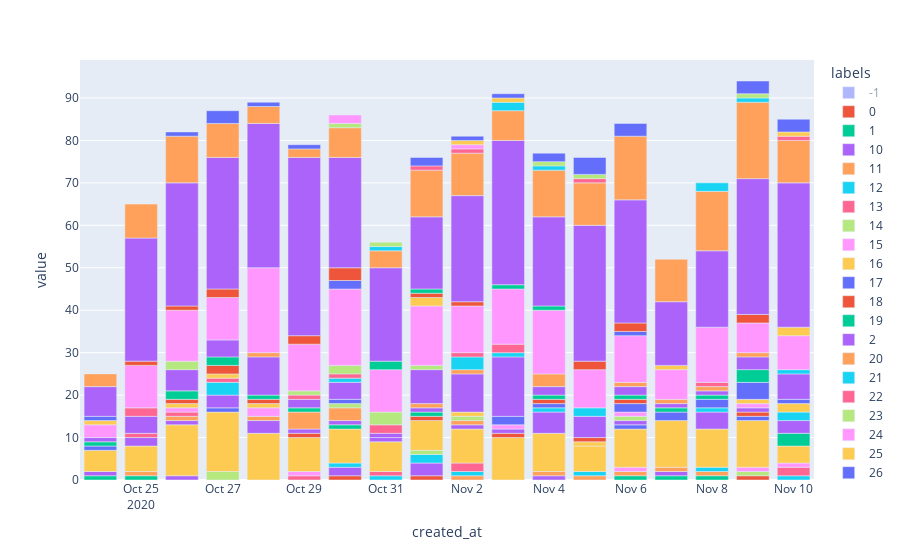

This figure's notebook cell:
### Code cell
bar_plot(_res)

### Figure 1 — Plotly figure (JSON) as saved in the notebook; plotly's stock layout.template omitted (floating-point values rounded to 4 significant figures)
{"data": [{"alignmentgroup": "True", "hovertemplate": "labels=-1<br>created_at=%{x}<br>value=%{y}<extra></extra>", "legendgroup": "-1", "marker": {"color": "#636efa"}, "name": "-1", "offsetgroup": "-1", "orientation": "v", "showlegend": true, "textposition": "auto", "type": "bar", "visible": "legendonly", "x": ["2020-10-24", "2020-10-25", "2020-10-26", "2020-10-27", "2020-10-28", "2020-10-29", "2020-10-30", "2020-10-31", "2020-11-01", "2020-11-02", "2020-11-03", "2020-11-04", "2020-11-05", "2020-11-06", "2020-11-07", "2020-11-08", "2020-11-09", "2020-11-10"], "xaxis": "x", "y": [4, 8, 5, 12, 11, 12, 7, 5, 4, 14, 13, 4, 10, 6, 5, 5, 12, 8], "yaxis": "y"}, {"alignmentgroup": "True", "hovertemplate": "labels=0<br>created_at=%{x}<br>value=%{y}<extra></extra>", "legendgroup": "0", "marker": {"color": "#EF553B"}, "name": "0", "offsetgroup": "0", "orientation": "v", "showlegend": true, "textposition": "auto", "type": "bar", "x": ["2020-10-24", "2020-10-25", "2020-10-26", "2020-10-27", "2020-10-28", "2020-10-29", "2020-10-30", "2020-10-31", "2020-11-01", "2020-11-02", "2020-11-03", "2020-11-04", "2020-11-05", "2020-11-06", "2020-11-07", "2020-11-08", "2020-11-09", "2020-11-10"], "xaxis": "x", "y": [null, null, null, null, null, null, 1, null, 1, null, null, null, null, null, null, null, 1, null], "yaxis": "y"}, {"alignmentgroup": "True", "hovertemplate": "labels=1<br>created_at=%{x}<br>value=%{y}<extra></extra>", "legendgroup": "1", "marker": {"color": "#00cc96"}, "name": "1", "offsetgroup": "1", "orientation": "v", "showlegend": true, "textposition": "auto", "type": "bar", "x": ["2020-10-24", "2020-10-25", "2020-10-26", "2020-10-27", "2020-10-28", "2020-10-29", "2020-10-30", "2020-10-31", "2020-11-01", "2020-11-02", "2020-11-03", "2020-11-04", "2020-11-05", "2020-11-06", "2020-11-07", "2020-11-08", "2020-11-09", "2020-11-10"], "xaxis": "x", "y": [1, 1, null, null, null, null, null, null, null, null, null, null, null, 1, 1, 1, null, null], "yaxis": "y"}, {"alignmentgroup": "True", "hovertemplate": "labels=10<br>created_at=%{x}<br>value=%{y}<extra></extra>", "legendgroup": "10", "marker": {"color": "#ab63fa"}, "name": "10", "offsetgroup": "10", "orientation": "v", "showlegend": true, "textposition": "auto", "type": "bar", "x": ["2020-10-24", "2020-10-25", "2020-10-26", "2020-10-27", "2020-10-28", "2020-10-29", "2020-10-30", "2020-10-31", "2020-11-01", "2020-11-02", "2020-11-03", "2020-11-04", "2020-11-05", "2020-11-06", "2020-11-07", "2020-11-08", "2020-11-09", "2020-11-10"], "xaxis": "x", "y": [1, null, 1, null, null, null, 2, null, 3, null, null, 1, null, null, 1, null, null, null], "yaxis": "y"}, {"alignmentgroup": "True", "hovertemplate": "labels=11<br>created_at=%{x}<br>value=%{y}<extra></extra>", "legendgroup": "11", "marker": {"color": "#FFA15A"}, "name": "11", "offsetgroup": "11", "orientation": "v", "showlegend": true, "textposition": "auto", "type": "bar", "x": ["2020-10-24", "2020-10-25", "2020-10-26", "2020-10-27", "2020-10-28", "2020-10-29", "2020-10-30", "2020-10-31", "2020-11-01", "2020-11-02", "2020-11-03", "2020-11-04", "2020-11-05", "2020-11-06", "2020-11-07", "2020-11-08", "2020-11-09", "2020-11-10"], "xaxis": "x", "y": [null, 1, null, null, null, null, null, null, null, 1, null, 1, 1, 1, 1, 1, null, null], "yaxis": "y"}, {"alignmentgroup": "True", "hovertemplate": "labels=12<br>created_at=%{x}<br>value=%{y}<extra></extra>", "legendgroup": "12", "marker": {"color": "#19d3f3"}, "name": "12", "offsetgroup": "12", "orientation": "v", "showlegend": true, "textposition": "auto", "type": "bar", "x": ["2020-10-24", "2020-10-25", "2020-10-26", "2020-10-27", "2020-10-28", "2020-10-29", "2020-10-30", "2020-10-31", "2020-11-01", "2020-11-02", "2020-11-03", "2020-11-04", "2020-11-05", "2020-11-06", "2020-11-07", "2020-11-08", "2020-11-09", "2020-11-10"], "xaxis": "x", "y": [null, null, null, null, null, null, 1, 1, 2, 1, null, null, 1, null, null, 1, null, 1], "yaxis": "y"}, {"alignmentgroup": "True", "hovertemplate": "labels=13<br>created_at=%{x}<br>value=%{y}<extra></extra>", "legendgroup": "13", "marker": {"color": "#FF6692"}, "name": "13", "offsetgroup": "13", "orientation": "v", "showlegend": true, "textposition": "auto", "type": "bar", "x": ["2020-10-24", "2020-10-25", "2020-10-26", "2020-10-27", "2020-10-28", "2020-10-29", "2020-10-30", "2020-10-31", "2020-11-01", "2020-11-02", "2020-11-03", "2020-11-04", "2020-11-05", "2020-11-06", "2020-11-07", "2020-11-08", "2020-11-09", "2020-11-10"], "xaxis": "x", "y": [null, null, null, null, null, 1, null, 1, null, 2, null, null, null, null, null, null, null, 2], "yaxis": "y"}, {"alignmentgroup": "True", "hovertemplate": "labels=14<br>created_at=%{x}<br>value=%{y}<extra></extra>", "legendgroup": "14", "marker": {"color": "#B6E880"}, "name": "14", "offsetgroup": "14", "orientation": "v", "showlegend": true, "textposition": "auto", "type": "bar", "x": ["2020-10-24", "2020-10-25", "2020-10-26", "2020-10-27", "2020-10-28", "2020-10-29", "2020-10-30", "2020-10-31", "2020-11-01", "2020-11-02", "2020-11-03", "2020-11-04", "2020-11-05", "2020-11-06", "2020-11-07", "2020-11-08", "2020-11-09", "2020-11-10"], "xaxis": "x", "y": [null, null, null, 2, null, null, null, null, 1, null, null, null, null, null, null, null, 1, null], "yaxis": "y"}, {"alignmentgroup": "True", "hovertemplate": "labels=15<br>created_at=%{x}<br>value=%{y}<extra></extra>", "legendgroup": "15", "marker": {"color": "#FF97FF"}, "name": "15", "offsetgroup": "15", "orientation": "v", "showlegend": true, "textposition": "auto", "type": "bar", "x": ["2020-10-24", "2020-10-25", "2020-10-26", "2020-10-27", "2020-10-28", "2020-10-29", "2020-10-30", "2020-10-31", "2020-11-01", "2020-11-02", "2020-11-03", "2020-11-04", "2020-11-05", "2020-11-06", "2020-11-07", "2020-11-08", "2020-11-09", "2020-11-10"], "xaxis": "x", "y": [null, null, null, null, null, 1, null, null, null, null, null, null, null, 1, null, null, 1, 1], "yaxis": "y"}, {"alignmentgroup": "True", "hovertemplate": "labels=16<br>created_at=%{x}<br>value=%{y}<extra></extra>", "legendgroup": "16", "marker": {"color": "#FECB52"}, "name": "16", "offsetgroup": "16", "orientation": "v", "showlegend": true, "textposition": "auto", "type": "bar", "x": ["2020-10-24", "2020-10-25", "2020-10-26", "2020-10-27", "2020-10-28", "2020-10-29", "2020-10-30", "2020-10-31", "2020-11-01", "2020-11-02", "2020-11-03", "2020-11-04", "2020-11-05", "2020-11-06", "2020-11-07", "2020-11-08", "2020-11-09", "2020-11-10"], "xaxis": "x", "y": [5, 6, 12, 14, 11, 8, 8, 7, 7, 8, 10, 9, 6, 9, 11, 9, 11, 4], "yaxis": "y"}, {"alignmentgroup": "True", "hovertemplate": "labels=17<br>created_at=%{x}<br>value=%{y}<extra></extra>", "legendgroup": "17", "marker": {"color": "#636efa"}, "name": "17", "offsetgroup": "17", "orientation": "v", "showlegend": true, "textposition": "auto", "type": "bar", "x": ["2020-10-24", "2020-10-25", "2020-10-26", "2020-10-27", "2020-10-28", "2020-10-29", "2020-10-30", "2020-10-31", "2020-11-01", "2020-11-02", "2020-11-03", "2020-11-04", "2020-11-05", "2020-11-06", "2020-11-07", "2020-11-08", "2020-11-09", "2020-11-10"], "xaxis": "x", "y": [1, null, null, 1, null, null, null, null, null, null, null, null, null, 1, null, null, 1, null], "yaxis": "y"}, {"alignmentgroup": "True", "hovertemplate": "labels=18<br>created_at=%{x}<br>value=%{y}<extra></extra>", "legendgroup": "18", "marker": {"color": "#EF553B"}, "name": "18", "offsetgroup": "18", "orientation": "v", "showlegend": true, "textposition": "auto", "type": "bar", "x": ["2020-10-24", "2020-10-25", "2020-10-26", "2020-10-27", "2020-10-28", "2020-10-29", "2020-10-30", "2020-10-31", "2020-11-01", "2020-11-02", "2020-11-03", "2020-11-04", "2020-11-05", "2020-11-06", "2020-11-07", "2020-11-08", "2020-11-09", "2020-11-10"], "xaxis": "x", "y": [null, null, null, null, null, 1, null, null, 1, null, 1, null, null, null, null, null, 1, null], "yaxis": "y"}, {"alignmentgroup": "True", "hovertemplate": "labels=19<br>created_at=%{x}<br>value=%{y}<extra></extra>", "legendgroup": "19", "marker": {"color": "#00cc96"}, "name": "19", "offsetgroup": "19", "orientation": "v", "showlegend": true, "textposition": "auto", "type": "bar", "x": ["2020-10-24", "2020-10-25", "2020-10-26", "2020-10-27", "2020-10-28", "2020-10-29", "2020-10-30", "2020-10-31", "2020-11-01", "2020-11-02", "2020-11-03", "2020-11-04", "2020-11-05", "2020-11-06", "2020-11-07", "2020-11-08", "2020-11-09", "2020-11-10"], "xaxis": "x", "y": [1, null, null, null, null, null, 1, null, 1, null, null, null, null, null, null, null, null, 3], "yaxis": "y"}, {"alignmentgroup": "True", "hovertemplate": "labels=2<br>created_at=%{x}<br>value=%{y}<extra></extra>", "legendgroup": "2", "marker": {"color": "#ab63fa"}, "name": "2", "offsetgroup": "2", "orientation": "v", "showlegend": true, "textposition": "auto", "type": "bar", "x": ["2020-10-24", "2020-10-25", "2020-10-26", "2020-10-27", "2020-10-28", "2020-10-29", "2020-10-30", "2020-10-31", "2020-11-01", "2020-11-02", "2020-11-03", "2020-11-04", "2020-11-05", "2020-11-06", "2020-11-07", "2020-11-08", "2020-11-09", "2020-11-10"], "xaxis": "x", "y": [null, 2, 1, 3, 3, 1, 1, 1, 1, 1, 1, 5, null, 1, null, 4, 1, 3], "yaxis": "y"}, {"alignmentgroup": "True", "hovertemplate": "labels=20<br>created_at=%{x}<br>value=%{y}<extra></extra>", "legendgroup": "20", "marker": {"color": "#FFA15A"}, "name": "20", "offsetgroup": "20", "orientation": "v", "showlegend": true, "textposition": "auto", "type": "bar", "x": ["2020-10-24", "2020-10-25", "2020-10-26", "2020-10-27", "2020-10-28", "2020-10-29", "2020-10-30", "2020-10-31", "2020-11-01", "2020-11-02", "2020-11-03", "2020-11-04", "2020-11-05", "2020-11-06", "2020-11-07", "2020-11-08", "2020-11-09", "2020-11-10"], "xaxis": "x", "y": [null, null, 1, null, 1, 4, 3, null, 1, 1, null, null, null, null, null, null, null, null], "yaxis": "y"}, {"alignmentgroup": "True", "hovertemplate": "labels=21<br>created_at=%{x}<br>value=%{y}<extra></extra>", "legendgroup": "21", "marker": {"color": "#19d3f3"}, "name": "21", "offsetgroup": "21", "orientation": "v", "showlegend": true, "textposition": "auto", "type": "bar", "x": ["2020-10-24", "2020-10-25", "2020-10-26", "2020-10-27", "2020-10-28", "2020-10-29", "2020-10-30", "2020-10-31", "2020-11-01", "2020-11-02", "2020-11-03", "2020-11-04", "2020-11-05", "2020-11-06", "2020-11-07", "2020-11-08", "2020-11-09", "2020-11-10"], "xaxis": "x", "y": [null, null, null, 3, null, null, null, null, null, null, null, 1, null, null, null, 1, null, 2], "yaxis": "y"}, {"alignmentgroup": "True", "hovertemplate": "labels=22<br>created_at=%{x}<br>value=%{y}<extra></extra>", "legendgroup": "22", "marker": {"color": "#FF6692"}, "name": "22", "offsetgroup": "22", "orientation": "v", "showlegend": true, "textposition": "auto", "type": "bar", "x": ["2020-10-24", "2020-10-25", "2020-10-26", "2020-10-27", "2020-10-28", "2020-10-29", "2020-10-30", "2020-10-31", "2020-11-01", "2020-11-02", "2020-11-03", "2020-11-04", "2020-11-05", "2020-11-06", "2020-11-07", "2020-11-08", "2020-11-09", "2020-11-10"], "xaxis": "x", "y": [null, 1, 1, 1, null, null, null, null, null, null, null, null, null, null, null, null, null, null], "yaxis": "y"}, {"alignmentgroup": "True", "hovertemplate": "labels=23<br>created_at=%{x}<br>value=%{y}<extra></extra>", "legendgroup": "23", "marker": {"color": "#B6E880"}, "name": "23", "offsetgroup": "23", "orientation": "v", "showlegend": true, "textposition": "auto", "type": "bar", "x": ["2020-10-24", "2020-10-25", "2020-10-26", "2020-10-27", "2020-10-28", "2020-10-29", "2020-10-30", "2020-10-31", "2020-11-01", "2020-11-02", "2020-11-03", "2020-11-04", "2020-11-05", "2020-11-06", "2020-11-07", "2020-11-08", "2020-11-09", "2020-11-10"], "xaxis": "x", "y": [null, null, null, null, null, null, 1, null, null, 1, null, null, null, 1, null, null, null, null], "yaxis": "y"}, {"alignmentgroup": "True", "hovertemplate": "labels=24<br>created_at=%{x}<br>value=%{y}<extra></extra>", "legendgroup": "24", "marker": {"color": "#FF97FF"}, "name": "24", "offsetgroup": "24", "orientation": "v", "showlegend": true, "textposition": "auto", "type": "bar", "x": ["2020-10-24", "2020-10-25", "2020-10-26", "2020-10-27", "2020-10-28", "2020-10-29", "2020-10-30", "2020-10-31", "2020-11-01", "2020-11-02", "2020-11-03", "2020-11-04", "2020-11-05", "2020-11-06", "2020-11-07", "2020-11-08", "2020-11-09", "2020-11-10"], "xaxis": "x", "y": [null, null, 1, null, 2, null, null, null, null, null, 1, null, null, 1, null, null, 1, null], "yaxis": "y"}, {"alignmentgroup": "True", "hovertemplate": "labels=25<br>created_at=%{x}<br>value=%{y}<extra></extra>", "legendgroup": "25", "marker": {"color": "#FECB52"}, "name": "25", "offsetgroup": "25", "orientation": "v", "showlegend": true, "textposition": "auto", "type": "bar", "x": ["2020-10-24", "2020-10-25", "2020-10-26", "2020-10-27", "2020-10-28", "2020-10-29", "2020-10-30", "2020-10-31", "2020-11-01", "2020-11-02", "2020-11-03", "2020-11-04", "2020-11-05", "2020-11-06", "2020-11-07", "2020-11-08", "2020-11-09", "2020-11-10"], "xaxis": "x", "y": [null, null, 1, 1, 1, null, null, null, null, 1, null, null, 1, null, null, null, 1, 2], "yaxis": "y"}, {"alignmentgroup": "True", "hovertemplate": "labels=26<br>created_at=%{x}<br>value=%{y}<extra></extra>", "legendgroup": "26", "marker": {"color": "#636efa"}, "name": "26", "offsetgroup": "26", "orientation": "v", "showlegend": true, "textposition": "auto", "type": "bar", "x": ["2020-10-24", "2020-10-25", "2020-10-26", "2020-10-27", "2020-10-28", "2020-10-29", "2020-10-30", "2020-10-31", "2020-11-01", "2020-11-02", "2020-11-03", "2020-11-04", "2020-11-05", "2020-11-06", "2020-11-07", "2020-11-08", "2020-11-09", "2020-11-10"], "xaxis": "x", "y": [null, null, null, null, null, null, 1, null, null, null, 2, 1, null, 2, 2, 2, 4, 1], "yaxis": "y"}, {"alignmentgroup": "True", "hovertemplate": "labels=27<br>created_at=%{x}<br>value=%{y}<extra></extra>", "legendgroup": "27", "marker": {"color": "#EF553B"}, "name": "27", "offsetgroup": "27", "orientation": "v", "showlegend": true, "textposition": "auto", "type": "bar", "x": ["2020-10-24", "2020-10-25", "2020-10-26", "2020-10-27", "2020-10-28", "2020-10-29", "2020-10-30", "2020-10-31", "2020-11-01", "2020-11-02", "2020-11-03", "2020-11-04", "2020-11-05", "2020-11-06", "2020-11-07", "2020-11-08", "2020-11-09", "2020-11-10"], "xaxis": "x", "y": [null, null, 1, 2, 1, null, null, null, null, null, null, 1, 1, 1, null, null, null, null], "yaxis": "y"}, {"alignmentgroup": "True", "hovertemplate": "labels=28<br>created_at=%{x}<br>value=%{y}<extra></extra>", "legendgroup": "28", "marker": {"color": "#00cc96"}, "name": "28", "offsetgroup": "28", "orientation": "v", "showlegend": true, "textposition": "auto", "type": "bar", "x": ["2020-10-24", "2020-10-25", "2020-10-26", "2020-10-27", "2020-10-28", "2020-10-29", "2020-10-30", "2020-10-31", "2020-11-01", "2020-11-02", "2020-11-03", "2020-11-04", "2020-11-05", "2020-11-06", "2020-11-07", "2020-11-08", "2020-11-09", "2020-11-10"], "xaxis": "x", "y": [null, null, 2, 2, 1, 1, null, null, null, null, null, 1, null, 1, 1, 1, 3, null], "yaxis": "y"}, {"alignmentgroup": "True", "hovertemplate": "labels=29<br>created_at=%{x}<br>value=%{y}<extra></extra>", "legendgroup": "29", "marker": {"color": "#ab63fa"}, "name": "29", "offsetgroup": "29", "orientation": "v", "showlegend": true, "textposition": "auto", "type": "bar", "x": ["2020-10-24", "2020-10-25", "2020-10-26", "2020-10-27", "2020-10-28", "2020-10-29", "2020-10-30", "2020-10-31", "2020-11-01", "2020-11-02", "2020-11-03", "2020-11-04", "2020-11-05", "2020-11-06", "2020-11-07", "2020-11-08", "2020-11-09", "2020-11-10"], "xaxis": "x", "y": [1, 4, 5, 4, 9, 2, 4, 1, 8, 9, 14, 2, 5, 2, 1, 1, 3, 6], "yaxis": "y"}, {"alignmentgroup": "True", "hovertemplate": "labels=3<br>created_at=%{x}<br>value=%{y}<extra></extra>", "legendgroup": "3", "marker": {"color": "#FFA15A"}, "name": "3", "offsetgroup": "3", "orientation": "v", "showlegend": true, "textposition": "auto", "type": "bar", "x": ["2020-10-24", "2020-10-25", "2020-10-26", "2020-10-27", "2020-10-28", "2020-10-29", "2020-10-30", "2020-10-31", "2020-11-01", "2020-11-02", "2020-11-03", "2020-11-04", "2020-11-05", "2020-11-06", "2020-11-07", "2020-11-08", "2020-11-09", "2020-11-10"], "xaxis": "x", "y": [null, null, null, null, 1, null, null, null, null, 1, null, 3, null, 1, 1, 1, 1, null], "yaxis": "y"}, {"alignmentgroup": "True", "hovertemplate": "labels=30<br>created_at=%{x}<br>value=%{y}<extra></extra>", "legendgroup": "30", "marker": {"color": "#19d3f3"}, "name": "30", "offsetgroup": "30", "orientation": "v", "showlegend": true, "textposition": "auto", "type": "bar", "x": ["2020-10-24", "2020-10-25", "2020-10-26", "2020-10-27", "2020-10-28", "2020-10-29", "2020-10-30", "2020-10-31", "2020-11-01", "2020-11-02", "2020-11-03", "2020-11-04", "2020-11-05", "2020-11-06", "2020-11-07", "2020-11-08", "2020-11-09", "2020-11-10"], "xaxis": "x", "y": [null, null, null, null, null, null, 1, null, null, 3, 1, null, 2, null, null, null, null, 1], "yaxis": "y"}, {"alignmentgroup": "True", "hovertemplate": "labels=31<br>created_at=%{x}<br>value=%{y}<extra></extra>", "legendgroup": "31", "marker": {"color": "#FF6692"}, "name": "31", "offsetgroup": "31", "orientation": "v", "showlegend": true, "textposition": "auto", "type": "bar", "x": ["2020-10-24", "2020-10-25", "2020-10-26", "2020-10-27", "2020-10-28", "2020-10-29", "2020-10-30", "2020-10-31", "2020-11-01", "2020-11-02", "2020-11-03", "2020-11-04", "2020-11-05", "2020-11-06", "2020-11-07", "2020-11-08", "2020-11-09", "2020-11-10"], "xaxis": "x", "y": [null, 2, null, null, null, 1, 1, 2, null, 1, 2, null, null, null, null, 1, null, null], "yaxis": "y"}, {"alignmentgroup": "True", "hovertemplate": "labels=32<br>created_at=%{x}<br>value=%{y}<extra></extra>", "legendgroup": "32", "marker": {"color": "#B6E880"}, "name": "32", "offsetgroup": "32", "orientation": "v", "showlegend": true, "textposition": "auto", "type": "bar", "x": ["2020-10-24", "2020-10-25", "2020-10-26", "2020-10-27", "2020-10-28", "2020-10-29", "2020-10-30", "2020-10-31", "2020-11-01", "2020-11-02", "2020-11-03", "2020-11-04", "2020-11-05", "2020-11-06", "2020-11-07", "2020-11-08", "2020-11-09", "2020-11-10"], "xaxis": "x", "y": [null, null, 2, null, null, 1, 2, 3, 1, null, null, null, null, null, null, null, null, null], "yaxis": "y"}, {"alignmentgroup": "True", "hovertemplate": "labels=33<br>created_at=%{x}<br>value=%{y}<extra></extra>", "legendgroup": "33", "marker": {"color": "#FF97FF"}, "name": "33", "offsetgroup": "33", "orientation": "v", "showlegend": true, "textposition": "auto", "type": "bar", "x": ["2020-10-24", "2020-10-25", "2020-10-26", "2020-10-27", "2020-10-28", "2020-10-29", "2020-10-30", "2020-10-31", "2020-11-01", "2020-11-02", "2020-11-03", "2020-11-04", "2020-11-05", "2020-11-06", "2020-11-07", "2020-11-08", "2020-11-09", "2020-11-10"], "xaxis": "x", "y": [3, 10, 12, 10, 20, 11, 18, 10, 14, 11, 13, 15, 9, 11, 7, 13, 7, 8], "yaxis": "y"}, {"alignmentgroup": "True", "hovertemplate": "labels=34<br>created_at=%{x}<br>value=%{y}<extra></extra>", "legendgroup": "34", "marker": {"color": "#FECB52"}, "name": "34", "offsetgroup": "34", "orientation": "v", "showlegend": true, "textposition": "auto", "type": "bar", "x": ["2020-10-24", "2020-10-25", "2020-10-26", "2020-10-27", "2020-10-28", "2020-10-29", "2020-10-30", "2020-10-31", "2020-11-01", "2020-11-02", "2020-11-03", "2020-11-04", "2020-11-05", "2020-11-06", "2020-11-07", "2020-11-08", "2020-11-09", "2020-11-10"], "xaxis": "x", "y": [1, null, null, null, null, null, null, null, 2, null, null, null, null, null, 1, null, null, 2], "yaxis": "y"}, {"alignmentgroup": "True", "hovertemplate": "labels=35<br>created_at=%{x}<br>value=%{y}<extra></extra>", "legendgroup": "35", "marker": {"color": "#636efa"}, "name": "35", "offsetgroup": "35", "orientation": "v", "showlegend": true, "textposition": "auto", "type": "bar", "x": ["2020-10-24", "2020-10-25", "2020-10-26", "2020-10-27", "2020-10-28", "2020-10-29", "2020-10-30", "2020-10-31", "2020-11-01", "2020-11-02", "2020-11-03", "2020-11-04", "2020-11-05", "2020-11-06", "2020-11-07", "2020-11-08", "2020-11-09", "2020-11-10"], "xaxis": "x", "y": [1, null, null, null, null, null, 2, null, null, null, null, null, null, 1, null, null, null, null], "yaxis": "y"}, {"alignmentgroup": "True", "hovertemplate": "labels=36<br>created_at=%{x}<br>value=%{y}<extra></extra>", "legendgroup": "36", "marker": {"color": "#EF553B"}, "name": "36", "offsetgroup": "36", "orientation": "v", "showlegend": true, "textposition": "auto", "type": "bar", "x": ["2020-10-24", "2020-10-25", "2020-10-26", "2020-10-27", "2020-10-28", "2020-10-29", "2020-10-30", "2020-10-31", "2020-11-01", "2020-11-02", "2020-11-03", "2020-11-04", "2020-11-05", "2020-11-06", "2020-11-07", "2020-11-08", "2020-11-09", "2020-11-10"], "xaxis": "x", "y": [null, 1, 1, 2, null, 2, 3, null, 1, 1, null, null, 2, 2, null, null, 2, null], "yaxis": "y"}, {"alignmentgroup": "True", "hovertemplate": "labels=37<br>created_at=%{x}<br>value=%{y}<extra></extra>", "legendgroup": "37", "marker": {"color": "#00cc96"}, "name": "37", "offsetgroup": "37", "orientation": "v", "showlegend": true, "textposition": "auto", "type": "bar", "x": ["2020-10-24", "2020-10-25", "2020-10-26", "2020-10-27", "2020-10-28", "2020-10-29", "2020-10-30", "2020-10-31", "2020-11-01", "2020-11-02", "2020-11-03", "2020-11-04", "2020-11-05", "2020-11-06", "2020-11-07", "2020-11-08", "2020-11-09", "2020-11-10"], "xaxis": "x", "y": [null, null, null, null, null, null, null, 2, 1, null, 1, 1, null, null, null, null, null, null], "yaxis": "y"}, {"alignmentgroup": "True", "hovertemplate": "labels=38<br>created_at=%{x}<br>value=%{y}<extra></extra>", "legendgroup": "38", "marker": {"color": "#ab63fa"}, "name": "38", "offsetgroup": "38", "orientation": "v", "showlegend": true, "textposition": "auto", "type": "bar", "x": ["2020-10-24", "2020-10-25", "2020-10-26", "2020-10-27", "2020-10-28", "2020-10-29", "2020-10-30", "2020-10-31", "2020-11-01", "2020-11-02", "2020-11-03", "2020-11-04", "2020-11-05", "2020-11-06", "2020-11-07", "2020-11-08", "2020-11-09", "2020-11-10"], "xaxis": "x", "y": [7, 29, 29, 31, 34, 42, 26, 22, 17, 25, 34, 21, 32, 29, 15, 18, 32, 34], "yaxis": "y"}, {"alignmentgroup": "True", "hovertemplate": "labels=39<br>created_at=%{x}<br>value=%{y}<extra></extra>", "legendgroup": "39", "marker": {"color": "#FFA15A"}, "name": "39", "offsetgroup": "39", "orientation": "v", "showlegend": true, "textposition": "auto", "type": "bar", "x": ["2020-10-24", "2020-10-25", "2020-10-26", "2020-10-27", "2020-10-28", "2020-10-29", "2020-10-30", "2020-10-31", "2020-11-01", "2020-11-02", "2020-11-03", "2020-11-04", "2020-11-05", "2020-11-06", "2020-11-07", "2020-11-08", "2020-11-09", "2020-11-10"], "xaxis": "x", "y": [3, 8, 11, 8, 4, 2, 7, 4, 11, 10, 7, 11, 10, 15, 10, 14, 18, 10], "yaxis": "y"}, {"alignmentgroup": "True", "hovertemplate": "labels=4<br>created_at=%{x}<br>value=%{y}<extra></extra>", "legendgroup": "4", "marker": {"color": "#19d3f3"}, "name": "4", "offsetgroup": "4", "orientation": "v", "showlegend": true, "textposition": "auto", "type": "bar", "x": ["2020-10-24", "2020-10-25", "2020-10-26", "2020-10-27", "2020-10-28", "2020-10-29", "2020-10-30", "2020-10-31", "2020-11-01", "2020-11-02", "2020-11-03", "2020-11-04", "2020-11-05", "2020-11-06", "2020-11-07", "2020-11-08", "2020-11-09", "2020-11-10"], "xaxis": "x", "y": [null, null, null, null, null, null, null, 1, null, null, 2, 1, null, null, null, 2, 1, null], "yaxis": "y"}, {"alignmentgroup": "True", "hovertemplate": "labels=5<br>created_at=%{x}<br>value=%{y}<extra></extra>", "legendgroup": "5", "marker": {"color": "#FF6692"}, "name": "5", "offsetgroup": "5", "orientation": "v", "showlegend": true, "textposition": "auto", "type": "bar", "x": ["2020-10-24", "2020-10-25", "2020-10-26", "2020-10-27", "2020-10-28", "2020-10-29", "2020-10-30", "2020-10-31", "2020-11-01", "2020-11-02", "2020-11-03", "2020-11-04", "2020-11-05", "2020-11-06", "2020-11-07", "2020-11-08", "2020-11-09", "2020-11-10"], "xaxis": "x", "y": [null, null, null, null, null, null, null, null, 1, 1, null, null, 1, null, null, null, null, 1], "yaxis": "y"}, {"alignmentgroup": "True", "hovertemplate": "labels=6<br>created_at=%{x}<br>value=%{y}<extra></extra>", "legendgroup": "6", "marker": {"color": "#B6E880"}, "name": "6", "offsetgroup": "6", "orientation": "v", "showlegend": true, "textposition": "auto", "type": "bar", "x": ["2020-10-24", "2020-10-25", "2020-10-26", "2020-10-27", "2020-10-28", "2020-10-29", "2020-10-30", "2020-10-31", "2020-11-01", "2020-11-02", "2020-11-03", "2020-11-04", "2020-11-05", "2020-11-06", "2020-11-07", "2020-11-08", "2020-11-09", "2020-11-10"], "xaxis": "x", "y": [null, null, null, null, null, null, 1, 1, null, null, null, 1, 1, null, null, null, 1, null], "yaxis": "y"}, {"alignmentgroup": "True", "hovertemplate": "labels=7<br>created_at=%{x}<br>value=%{y}<extra></extra>", "legendgroup": "7", "marker": {"color": "#FF97FF"}, "name": "7", "offsetgroup": "7", "orientation": "v", "showlegend": true, "textposition": "auto", "type": "bar", "x": ["2020-10-24", "2020-10-25", "2020-10-26", "2020-10-27", "2020-10-28", "2020-10-29", "2020-10-30", "2020-10-31", "2020-11-01", "2020-11-02", "2020-11-03", "2020-11-04", "2020-11-05", "2020-11-06", "2020-11-07", "2020-11-08", "2020-11-09", "2020-11-10"], "xaxis": "x", "y": [null, null, null, null, null, null, 2, null, null, 1, null, null, null, null, null, null, null, null], "yaxis": "y"}, {"alignmentgroup": "True", "hovertemplate": "labels=8<br>created_at=%{x}<br>value=%{y}<extra></extra>", "legendgroup": "8", "marker": {"color": "#FECB52"}, "name": "8", "offsetgroup": "8", "orientation": "v", "showlegend": true, "textposition": "auto", "type": "bar", "x": ["2020-10-24", "2020-10-25", "2020-10-26", "2020-10-27", "2020-10-28", "2020-10-29", "2020-10-30", "2020-10-31", "2020-11-01", "2020-11-02", "2020-11-03", "2020-11-04", "2020-11-05", "2020-11-06", "2020-11-07", "2020-11-08", "2020-11-09", "2020-11-10"], "xaxis": "x", "y": [null, null, null, null, null, null, null, null, null, 1, 1, null, null, null, null, null, null, 1], "yaxis": "y"}, {"alignmentgroup": "True", "hovertemplate": "labels=9<br>created_at=%{x}<br>value=%{y}<extra></extra>", "legendgroup": "9", "marker": {"color": "#636efa"}, "name": "9", "offsetgroup": "9", "orientation": "v", "showlegend": true, "textposition": "auto", "type": "bar", "x": ["2020-10-24", "2020-10-25", "2020-10-26", "2020-10-27", "2020-10-28", "2020-10-29", "2020-10-30", "2020-10-31", "2020-11-01", "2020-11-02", "2020-11-03", "2020-11-04", "2020-11-05", "2020-11-06", "2020-11-07", "2020-11-08", "2020-11-09", "2020-11-10"], "xaxis": "x", "y": [null, null, 1, 3, 1, 1, null, null, 2, 1, 1, 2, 4, 3, null, null, 3, 3], "yaxis": "y"}], "layout": {"autosize": true, "barmode": "relative", "legend": {"title": {"text": "labels"}, "tracegroupgap": 0}, "margin": {"t": 60}, "xaxis": {"anchor": "y", "autorange": true, "domain": [0, 1], "range": ["2020-10-23 12:00", "2020-11-10 12:00"], "title": {"text": "created_at"}, "type": "date"}, "yaxis": {"anchor": "x", "autorange": true, "domain": [0, 1], "range": [0, 98.95], "title": {"text": "value"}, "type": "linear"}}}
